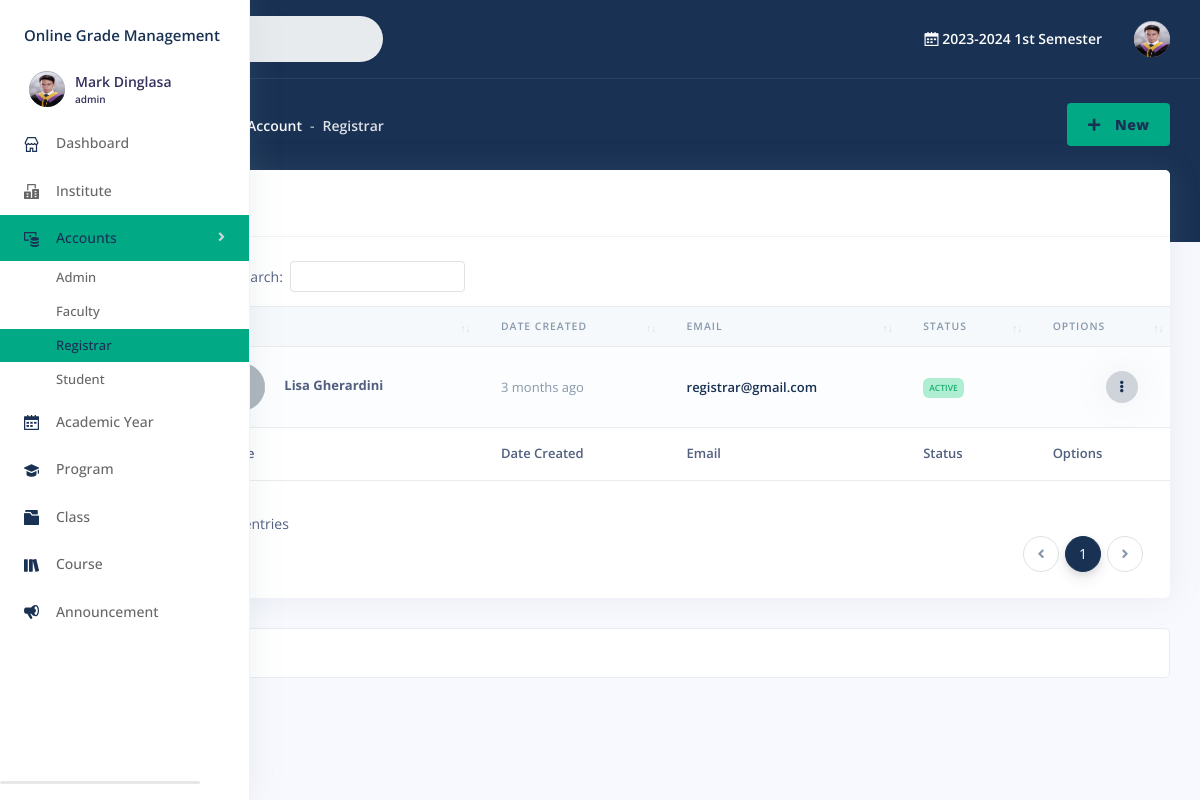
Page /admin/registrar.php (signed in) on the committed database.
### tables this page shows
CREATE TABLE `user` (
  `id` int(11) NOT NULL,
  `type` text NOT NULL,
  `username` text NOT NULL,
  `password` text NOT NULL,
  `firstname` text NOT NULL,
  `middlename` text DEFAULT NULL,
  `lastname` text NOT NULL,
  `gender` text DEFAULT NULL,
  `birthdate` date DEFAULT NULL,
  `address` text DEFAULT NULL,
  `phone_no` text DEFAULT NULL,
  `profileImage` text DEFAULT NULL,
  `isPasswordChanged` int(11) NOT NULL,
  `status` int(11) NOT NULL,
  `updated_on` datetime DEFAULT NULL,
  `created_on` datetime NOT NULL
);

CREATE TABLE `period` (
  `id` int(22) NOT NULL,
  `year` text NOT NULL,
  `term` int(11) NOT NULL,
  `status` int(11) NOT NULL,
  `updated_on` datetime DEFAULT NULL,
  `created_on` datetime NOT NULL
);

CREATE TABLE `staff` (
  `id` int(11) NOT NULL,
  `user_id` int(11) DEFAULT NULL,
  `username` text NOT NULL,
  `institute_id` int(11) DEFAULT NULL,
  `position_id` int(11) NOT NULL,
  `created_on` datetime NOT NULL
);

### admin/include/session.php (called while the page is built, shortened)
<?php
	include '../include/conn.php';
		if($_SESSION['type']=='admin'){
			$stmt = $con->prepare("SELECT * FROM `user` WHERE `id` = ? LIMIT 1");
			$stmt->execute([$_SESSION['admin']]);
			$user = $stmt->fetch(PDO::FETCH_ASSOC);;
		}else{
			echo"<script>window.location.href='../403.php';</script>";
		}

### include/function.php (called while the page is built, shortened)
<?php
	function created_on($createdDatetime){
		$createdDate = new DateTime($createdDatetime);
		$currentDate = new DateTime();
		$interval = $currentDate->diff($createdDate);
		$years = $interval->y;
		$months = $interval->m;
		$days = $interval->d;
		$hours = $interval->h;
		$minutes = $interval->i;
		$date='';
		if ($years > 0) {
			if($years==1){
				$text='year ago';
			}else{
				$text='years ago';
			}
			$date=$years.' '.$text ;
		} elseif ($months > 0) {
			if($months==1){
				$text='month ago';
			}else{
				$text='months ago';
			}
			$date= $months.' '.$text ;
		} else {
			$date ='Just now';
		}
		return $date;
	}
	function short_text($text){
		if(!empty($text)){
			return $text;
		}
	}

### admin/registrar.php (the view, shortened to what this page needs)
<?php
	include("include/session.php");
	$parentpage = "Account";
	$page=$childpage = "registrar";
  $content_right='<a type="button" data-toggle="modal" data-target="#modal-form" class="btn btn-round btn-icon bg-green text-primary" >
                    <span class="btn-inner--icon text-primary font-weight-bolder"><i class="fas fa-plus"></i></span>
                    <span class="btn-inner--text text-primary font-weight-bolder"> New</span>
                  </a>';
  include("include/header.php");
  ?>
  </head>
  <body>
  <?php include("include/sidebar.php"); ?>
  <div class="main-content" id="panel">
    <?php
      include("include/topnav.php");
      include("include/breadcrumbs.php");
    ?>
    <div class="container-fluid mt--6">
      <div class="row">
        <div class="col">
          <div class="card">
            <div class="card-header">
              <div class="row">
                <div class="col-6">
                  <h3 class="mb-0 text-primary font-weight-bolder">Registrar</h3>
                </div>
						    <div class="col-6 text-right">
						    </div>
					    </div>
            </div>
            <div class="table-responsive py-4">
              <table class="table align-items-center table-flush table-striped" id="datatable-buttons">
                <thead class="thead-light">
                  <tr>
					          <th>No.</th>
                    <th>Name</th>
                    <th>Date Created</th>
                    <th>Email</th>
                    <th>Status</th>
                    <th>Options</th>
                  </tr>
                </thead>
                <tfoot>
                  <tr>
                    <th>No.</th>
                    <th>Name</th>
                     <th>Date Created</th>
                     <th>Email</th>
                     <th>Status</th>
                     <th>Options</th>
                  </tr>
                </tfoot>
                <tbody>
                  <?php
					try{
					$query =
          "SELECT
            `user`.`id` AS `user_id`,
            `user`.`firstname` AS `user_fname`,
            `user`.`lastname` AS `user_lname`,
            `user`.`username` AS `user_username`,
            `user`.`profileImage` AS `user_image`,
            `user`.`isPasswordChanged` AS `pass_changed`,
            `user`.`status` AS `user_status`,
            `staff`.`id` AS `staff_id`,
            `staff`.`institute_id` AS `staff_institute`,
            `staff`.`position_id` AS `staff_position`,
            `staff`.`created_on` AS `staff_created`
          FROM `user`
          INNER JOIN `staff` ON `staff`.`username` = `user`.`username`
          WHERE `user`.`type` ='registrar';
					";
					$stmt = $con->prepare($query);
					$stmt->execute();
					$result = $stmt->fetchAll(PDO::FETCH_ASSOC);
					}catch(Exception $e){
						$_SESSION['error']='Something went wrong accessing scholarship providers.';
					}
          $cnt=0;
					foreach ($result as $row) {
            $cnt++;
                  ?>
                    <tr>
                      <td class="text-muted"><?php echo ''.$cnt;?></td>
                      <td class="table-user">
                        <b>
                        <?php
                          $firstname = isset($row['user_fname']) ? htmlspecialchars($row['user_fname'], ENT_QUOTES, 'UTF-8') : '';
                          $lastname = isset($row['user_lname']) ? htmlspecialchars($row['user_lname'], ENT_QUOTES, 'UTF-8') : '';
                          $name=short_text($firstname.' '.$lastname);
                         echo $name;
						              ?>
                        </b>
						          </td>
						          <td>
                        <span class="text-muted">
						              <?php
							              $created_on = isset($row['staff_created']) ? htmlspecialchars(created_on($row['staff_created']), ENT_QUOTES, 'UTF-8') : '';
						              	echo $created_on;
                           ?>
						            </span>
						          </td>
						          <td>
                        <a href="mailto:<?php
                          $username= isset($row['user_username']) ? htmlspecialchars($row['user_username'], ENT_QUOTES, 'UTF-8') : '';
                          echo $username; ?>" class="font-weight-bold"><?php
                          $username =short_text($username);
                          echo $username;
                          ?>
                        </a>
                      </td>
                      <td>
                        <?php $status = $row['user_status'];
                        if ($status > 0) {
                          echo '<span class="badge badge-success">Active</span>';
                        } else {
                          echo '<span class="badge badge-danger">Inactive</span>';
                        }
                        ?>
                      </td>
                      <td class="text-right">
                        <div class="dropdown">
                          <a class="btn btn-sm btn-icon-only bg-light rounded-circle shadow text-primary" href="#" role="button" data-toggle="dropdown" aria-haspopup="true" aria-expanded="false">
                            <i class="fas fa-ellipsis-v"></i>
                          </a>
                        </div>
                      </td>
                    </tr>
                  <?php
                  }
				        ?>
                </tbody>
              </table>
            </div>
          </div>
        </div>
      </div>
			<?php
				include("include/footer.php");
			?>
			</div>
		</div>
	</body>
</html>

### admin/include/sidebar.php (shortened to what this page needs)
<body>
  <nav class="sidenav navbar navbar-vertical fixed-left navbar-expand-xs navbar-light bg-white " id="sidenav-main">
    <div class="scrollbar-inner">
      <div class="sidenav-header d-flex align-items-center">
        <a class="navbar-brand" href="./" style="width:">
          <h4 class="text-primary">Online Grade Management</h4>
        </a>
          <div class="navbar-brand sidebar-user text-left">
            <a href="profile.php">
            <span class="avatar avatar-sm rounded-circle" >
              <?php $userphoto = $user['profileImage'];
                if ($userphoto == "") :
              ?>
              <img src="img/profile.png" alt="Image placeholder">
              <?php else : ?>
                <img alt="Image placeholder" src="img/<?php echo htmlentities($userphoto); ?>" style="width:40px;height:35px;border-radius:50%;">
              <?php endif; ?>
            </span>
            <span >
              <h5 class=" m-0 text-sm  font-weight-bold">
                <?php echo  htmlentities($user['firstname'].' '.$user['lastname']);  ?>
              </h5>
              <h6 class="text-overflow m-0" data-toggle="tooltip" data-placement="left" title="User">
                <?php echo htmlentities($_SESSION['type']);  ?>
              </h6>
            </span>
            </a>
          </div>
        <div class="ml-auto">
          <div class="sidenav-toggler d-none d-xl-block" data-action="sidenav-unpin" data-target="#sidenav-main">
          </div>
        </div>
      </div>
      <br>
      <div class="navbar-inner">
        <div class="collapse navbar-collapse" id="sidenav-collapse-main">
          <ul class="navbar-nav">
            <li class="nav-item">
              <a class="nav-link <?php echo ($parentpage == "dashboard" ? "bg-green  text-primary" : "") ?>" href="./">
                <i class="ni ni-shop text-primary"></i>
                <span class="nav-link-text">Dashboard</span>
              </a>
            </li>
            <li class="nav-item">
              <a class="nav-link <?php echo ($page == "Institute" ? "bg-green  text-primary " : "") ?>" href="institute.php">
                <i class="ni ni-building "></i>
                <span class="nav-link-text">Institute</span>
              </a>
            </li>
            <li class="nav-item">
              <a class="nav-link <?php echo ($parentpage == "Account" ? "bg-green  text-primary" : "") ?>" href="#navbar-dataakun" data-toggle="collapse" role="button" aria-expanded="<?php echo ($parentpage == "account" ? "true" : "false") ?>" aria-controls="navbar-dataaccount">
                <i class="ni ni-money-coins text-primary"></i>
                <span class="nav-link-text">Accounts</span>
              </a>
              <div class="collapse <?php echo ($parentpage == "Account" ? "show" : "") ?>" id="navbar-dataakun">
                <ul class="nav nav-sm flex-column">
                  <li class="nav-item">
                    <a href="admin.php" class="nav-link  <?php echo ($childpage == "admin" ? "bg-green  text-primary" : "") ?>">Admin</a>
                  </li>
                  <li class="nav-item">
                    <a href="faculty.php" class="nav-link <?php echo ($childpage == "faculty" ? "bg-green  text-primary" : "") ?>">Faculty</a>
                  </li>
                  <li class="nav-item">
                    <a href="registrar.php" class="nav-link <?php echo ($childpage == "registrar" ? "bg-green  text-primary" : "") ?>">Registrar</a>
                  </li>
                  <li class="nav-item">
                    <a href="student.php" class="nav-link <?php echo ($childpage == "student" ? "bg-green  text-primary" : "") ?>">Student</a>
                  </li>
                </ul>
              </div>
            </li>
            <li class="nav-item">
              <a class="nav-link <?php echo ($page == "Period" ? "bg-green  text-primary" : "") ?>" href="period.php">
                <i class="ni ni-calendar-grid-58  text-primary"></i>
                <span class="nav-link-text">Academic Year</span>
              </a>
            </li>
            <li class="nav-item">
              <a class="nav-link <?php echo ($page == "Program" ? "bg-green  text-primary" : "") ?>" href="program.php">
                <i class="ni ni-hat-3 text-primary"></i>
                <span class="nav-link-text">Program</span>
              </a>
            </li>
            <li class="nav-item">
              <a class="nav-link <?php echo ($page == "Class" ? "bg-green  text-primary" : "") ?>" href="class.php">
                <i class="ni ni-folder-17  text-primary"></i>
                <span class="nav-link-text">Class</span>
              </a>
            </li>
            <li class="nav-item">
              <a class="nav-link <?php echo ($page == "Course" ? "bg-green  text-primary" : "") ?>" href="course.php">
                <i class="ni ni-books text-primary"></i>
                <span class="nav-link-text">Course</span>
              </a>
            </li>
			      <li class="nav-item">
              <a class="nav-link <?php echo ($page == "announcement" ? "bg-green  text-primary" : "") ?>" href="announcement.php">
                <i class="ni ni-notification-70 text-primary"></i>
                <span class="nav-link-text">Announcement</span>
              </a>
            </li>
          </ul>
        </div>
      </div>
    </div>
  </nav>

### admin/include/topnav.php (shortened to what this page needs)
<?php
  include '../include/conn.php';
	include("include/session.php");
?>
  <nav class="navbar navbar-top navbar-expand navbar-dark bg-primary border-bottom">
    <div class="container-fluid">
      <div class="collapse navbar-collapse" id="navbarSupportedContent">
        <form class="navbar-search navbar-search-light form-inline mr-sm-3" id="navbar-search-main">
          <div class="form-group mb-0">
            <div class="input-group input-group-alternative input-group-merge">
              <div class="input-group-prepend">
                <span class="input-group-text"><i class="fas fa-search"></i></span>
              </div>
              <input class="form-control" placeholder="Search Page ..." onkeyup="showResult(this.value)" type="text">
            </div>
          </div>
        </form>
        <ul class="navbar-nav align-items-center ml-md-auto">
          <li class="nav-item dropdown">
            <p class="nav-link mb-0 text-sm  font-weight-bold text-white" href="#">
              <i class="ni ni-calendar-grid-58"></i>
              <?php
                try {
                    $query = "SELECT * FROM `period` WHERE `status` = '1' LIMIT 1";
                    $stmt = $con->prepare($query);
                    $stmt->execute();
                    $result = $stmt->fetch(PDO::FETCH_ASSOC);
                    if ($result) {
                        echo $result['year'] . " ";
                        if ($result['term'] == '1') echo "1st Semester";
                        else if ($result['term'] == '2')  echo "2nd Semester";
                        else if ($result['term'] == '3')  echo "Summer";
                        else  echo "Unknown Term";
                    } else echo "No active period found.";
                } catch (PDOException $e) { echo "Error: " . $e->getMessage(); }
              ?>
            </p>
          </li>
        </ul>
        <ul class="navbar-nav align-items-center ml-auto ml-md-0">
          <li class="nav-item dropdown">
            <a class="nav-link pr-0" href="#" role="button" data-toggle="dropdown" aria-haspopup="true" aria-expanded="false">
              <div class="media align-items-center">
                  <span class="avatar avatar-sm rounded-circle">
                    <?php $userphoto = $user['profileImage'];
                    if ($userphoto == "") :?><img src="img/profile.png" alt="Image placeholder">
                    <?php else : ?><img alt="Image placeholder" src="img/<?php echo htmlentities($userphoto); ?>" style="width:40px;height:35px;border-radius:50%;"><?php endif; ?>
                  </span>
              </div>
            </a>
          </li>
        </ul>
    </div>
  </nav>

### rows in the picture
user: profileImage (picture), firstname+lastname "Mark Dinglasa"
period: year "2023-2024"
staff: user.firstname+lastname "Lisa Gherardini", created_on "3 months ago", user.username "registrar@gmail.com"

### other values in the picture
$_SESSION['type'] "admin"
$parentpage "Account"
$currentpage "Registrar"
